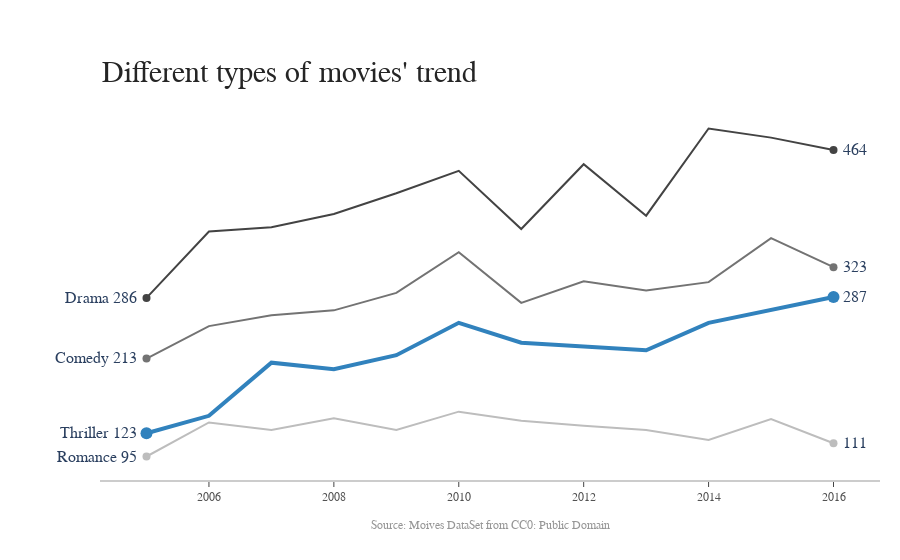

Here is the notebook cell this chart was saved with:
### Code cell
title = 'Different top genres trend'
labels = ['Drama', 'Comedy','Thriller','Romance','Action']
colors = ['rgb(67,67,67)', 'rgb(115,115,115)', 'rgb(49,130,189)', 'rgb(189,189,189)','rgb(115,115,115)']
mode_size = [8, 8, 12, 8]
line_size = [2, 2, 4, 2]
x_data = np.vstack((np.arange(2005, 2017),)*4)
y_data = np.array([
    combine.loc['Drama'].iloc[-15:-3].values.flatten(),
    combine.loc['Comedy'].iloc[-15:-3].values.flatten(),
    combine.loc['Thriller'].iloc[-15:-3].values.flatten(),
    combine.loc['Romance'].iloc[-15:-3].values.flatten()])
fig = go.Figure()
for i in range(0, 4):
    fig.add_trace(go.Scatter(x=x_data[i], y=y_data[i], mode='lines',
        name=labels[i],line=dict(color=colors[i], width=line_size[i]),connectgaps=True,))
    fig.add_trace(go.Scatter(
        x=[x_data[i][0], x_data[i][-1]],y=[y_data[i][0], y_data[i][-1]],
        mode='markers',marker=dict(color=colors[i], size=mode_size[i])))
fig.update_layout(
    xaxis=dict(showline=True,showgrid=False,showticklabels=True,linecolor='rgb(204, 204, 204)',linewidth=2,
        ticks='outside',tickfont=dict(family='Arial',size=12,color='rgb(82, 82, 82)',),),
    yaxis=dict(showgrid=False,zeroline=False,showline=False,showticklabels=False,),
    autosize=False,margin=dict(autoexpand=False,l=100,r=20,t=110,),showlegend=False,plot_bgcolor='white')
annotations = []
for y_trace, label, color in zip(y_data, labels, colors):
    # labeling the left_side of the plot
    annotations.append(dict(xref='paper', x=0.05, y=y_trace[0],
                                  xanchor='right', yanchor='middle',
                                  text=label + ' {}'.format(y_trace[0]),
                                  font=dict(family='Arial',size=16),showarrow=False))
    # labeling the right_side of the plot
    annotations.append(dict(xref='paper', x=0.95, y=y_trace[11],
                                  xanchor='left', yanchor='middle',
                                  text='{}'.format(y_trace[11]),
                                  font=dict(family='Arial',size=16),showarrow=False))
annotations.append(dict(xref='paper', yref='paper', x=0.0, y=1.05,
                              xanchor='left', yanchor='bottom',
                              text='Different types of movies\' trend',
                              font=dict(family='Arial',size=30,color='rgb(37,37,37)'),showarrow=False))
annotations.append(dict(xref='paper', yref='paper', x=0.5, y=-0.1,
                              xanchor='center', yanchor='top',
                              text='Source: Moives DataSet from CC0: Public Domain',
                              font=dict(family='Arial',size=12,color='rgb(150,150,150)'),showarrow=False))
fig.update_layout(annotations=annotations)
fig.show()

### Figure 1 — Plotly figure (JSON) as saved in the notebook; plotly's stock layout.template omitted (floating-point values rounded to 4 significant figures)
{"data": [{"connectgaps": true, "line": {"color": "rgb(67,67,67)", "width": 2}, "mode": "lines", "name": "Drama", "type": "scatter", "x": [2005, 2006, 2007, 2008, 2009, 2010, 2011, 2012, 2013, 2014, 2015, 2016], "y": [286, 366, 371, 387, 412, 439, 369, 447, 385, 490, 479, 464]}, {"marker": {"color": "rgb(67,67,67)", "size": 8}, "mode": "markers", "type": "scatter", "x": [2005, 2016], "y": [286, 464]}, {"connectgaps": true, "line": {"color": "rgb(115,115,115)", "width": 2}, "mode": "lines", "name": "Comedy", "type": "scatter", "x": [2005, 2006, 2007, 2008, 2009, 2010, 2011, 2012, 2013, 2014, 2015, 2016], "y": [213, 252, 265, 271, 292, 341, 280, 306, 295, 305, 358, 323]}, {"marker": {"color": "rgb(115,115,115)", "size": 8}, "mode": "markers", "type": "scatter", "x": [2005, 2016], "y": [213, 323]}, {"connectgaps": true, "line": {"color": "rgb(49,130,189)", "width": 4}, "mode": "lines", "name": "Thriller", "type": "scatter", "x": [2005, 2006, 2007, 2008, 2009, 2010, 2011, 2012, 2013, 2014, 2015, 2016], "y": [123, 144, 208, 200, 217, 256, 232, 228, 223, 256, 271, 287]}, {"marker": {"color": "rgb(49,130,189)", "size": 12}, "mode": "markers", "type": "scatter", "x": [2005, 2016], "y": [123, 287]}, {"connectgaps": true, "line": {"color": "rgb(189,189,189)", "width": 2}, "mode": "lines", "name": "Romance", "type": "scatter", "x": [2005, 2006, 2007, 2008, 2009, 2010, 2011, 2012, 2013, 2014, 2015, 2016], "y": [95, 136, 127, 141, 127, 149, 138, 132, 127, 115, 140, 111]}, {"marker": {"color": "rgb(189,189,189)", "size": 8}, "mode": "markers", "type": "scatter", "x": [2005, 2016], "y": [95, 111]}], "layout": {"annotations": [{"font": {"family": "Arial", "size": 16}, "showarrow": false, "text": "Drama 286", "x": 0.05, "xanchor": "right", "xref": "paper", "y": 286, "yanchor": "middle"}, {"font": {"family": "Arial", "size": 16}, "showarrow": false, "text": "464", "x": 0.95, "xanchor": "left", "xref": "paper", "y": 464, "yanchor": "middle"}, {"font": {"family": "Arial", "size": 16}, "showarrow": false, "text": "Comedy 213", "x": 0.05, "xanchor": "right", "xref": "paper", "y": 213, "yanchor": "middle"}, {"font": {"family": "Arial", "size": 16}, "showarrow": false, "text": "323", "x": 0.95, "xanchor": "left", "xref": "paper", "y": 323, "yanchor": "middle"}, {"font": {"family": "Arial", "size": 16}, "showarrow": false, "text": "Thriller 123", "x": 0.05, "xanchor": "right", "xref": "paper", "y": 123, "yanchor": "middle"}, {"font": {"family": "Arial", "size": 16}, "showarrow": false, "text": "287", "x": 0.95, "xanchor": "left", "xref": "paper", "y": 287, "yanchor": "middle"}, {"font": {"family": "Arial", "size": 16}, "showarrow": false, "text": "Romance 95", "x": 0.05, "xanchor": "right", "xref": "paper", "y": 95, "yanchor": "middle"}, {"font": {"family": "Arial", "size": 16}, "showarrow": false, "text": "111", "x": 0.95, "xanchor": "left", "xref": "paper", "y": 111, "yanchor": "middle"}, {"font": {"color": "rgb(37,37,37)", "family": "Arial", "size": 30}, "showarrow": false, "text": "Different types of movies' trend", "x": 0, "xanchor": "left", "xref": "paper", "y": 1.05, "yanchor": "bottom", "yref": "paper"}, {"font": {"color": "rgb(150,150,150)", "family": "Arial", "size": 12}, "showarrow": false, "text": "Source: Moives DataSet from CC0: Public Domain", "x": 0.5, "xanchor": "center", "xref": "paper", "y": -0.1, "yanchor": "top", "yref": "paper"}], "autosize": false, "margin": {"autoexpand": false, "l": 100, "r": 20, "t": 110}, "plot_bgcolor": "white", "showlegend": false, "xaxis": {"linecolor": "rgb(204, 204, 204)", "linewidth": 2, "showgrid": false, "showline": true, "showticklabels": true, "tickfont": {"color": "rgb(82, 82, 82)", "family": "Arial", "size": 12}, "ticks": "outside"}, "yaxis": {"showgrid": false, "showline": false, "showticklabels": false, "zeroline": false}}}
